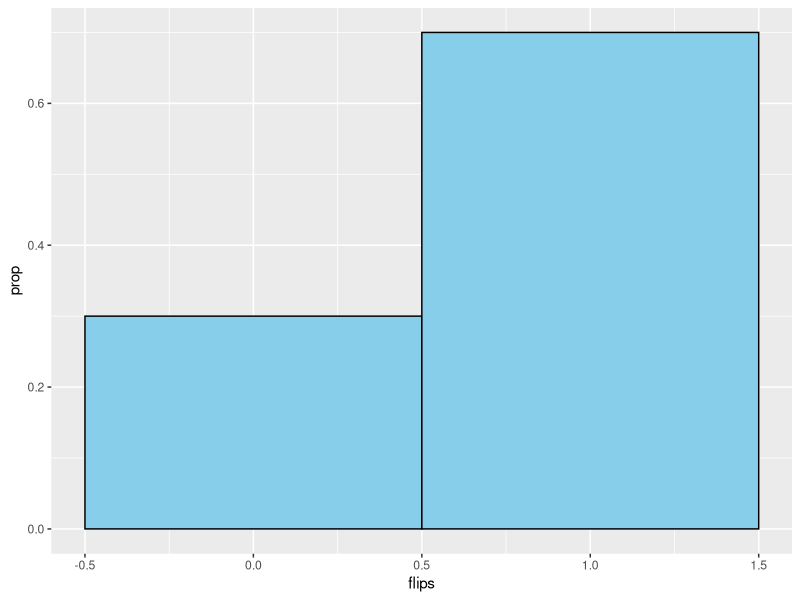
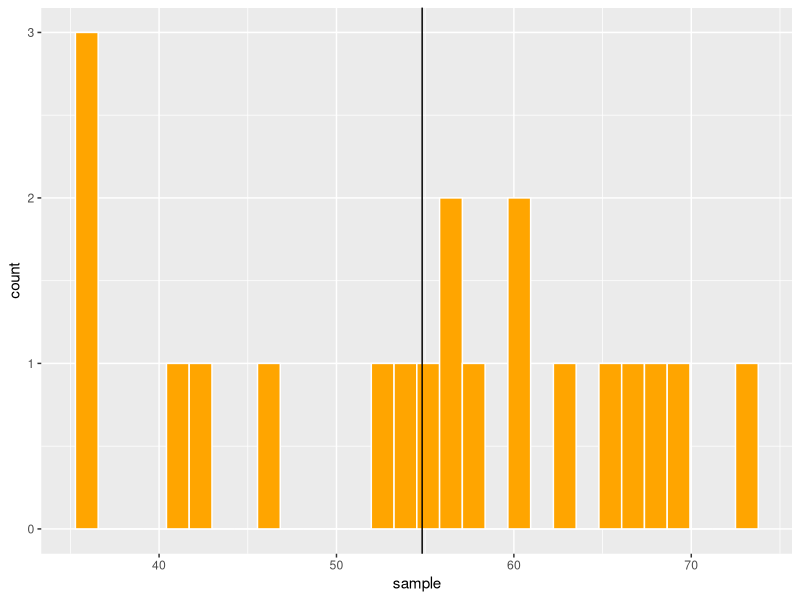
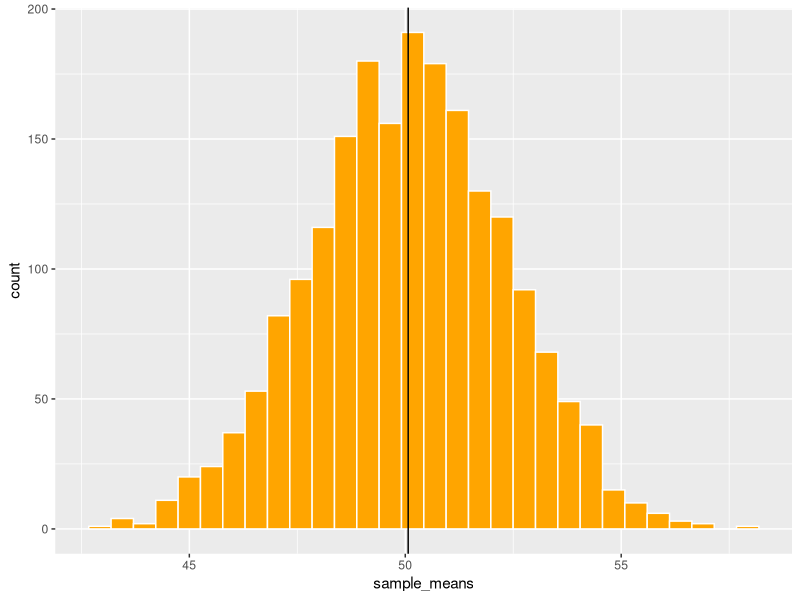

Generate these figures, in order, with R:
## ---- chunk 1
library(tidyverse)
set.seed(321)

# Simulate coin flips: 1 = Heads, 0 = Tails
n_flips <- 10   # you can change this
p_heads <- 0.7  # unfair coin

#flip the coin n times and make a plot of the results
#rerun lines 30 and 31 a few times
flips <- rbinom(n_flips, 1, p_heads)
ggplot(tibble(flips), aes(x = flips)) +
  geom_bar(aes(y = after_stat(prop)), fill = "skyblue", color = "black", width=1)


## ---- chunk 2
# Flip the coin 10,000 times
n_flips <- 10000
flips_big <- rbinom(n_flips, 1, p_heads)

prop.table(table(flips_big)) #just show the numbers instead of a ggplot
## ---- chunk 3
set.seed(456)

#take a sample size of 20 from a true population with mean 50 and sd 10 and plot a histogram showing the 20 scores with a vertical line for the sample mean
sample <- tibble(sample=rnorm(20, mean = 50, sd = 10)) 
sample %>%
  ggplot(aes(x = sample)) +
  geom_histogram(bins = 30, fill = "orange", color = "white") +
  geom_vline(xintercept = mean(sample$sample))

#repeat the above step 2000x and plot a histogram showing the variation in sample means with a horizontal line for **mean of sample means**
sample_means <- replicate(2000, mean(rnorm(20, mean = 50, sd = 10)))
tibble(sample_means) %>%
  ggplot(aes(x = sample_means)) +
  geom_histogram(bins = 30, fill = "orange", color = "white") +
  geom_vline(xintercept = mean(sample_means))
## ---- chunk 4
n <- 25 #number of elephants
mean_elephants <- 105 #mean consumption per elephant 
sd_elephants <- 20 #sd for water consumption per elephant 
se_elephants <- sd_elephants / sqrt(n) #calculate standard error of the mean 

ci_lower <- mean_elephants - 1.96 * se_elephants
ci_upper <- mean_elephants + 1.96 * se_elephants
c(ci_lower, ci_upper)
